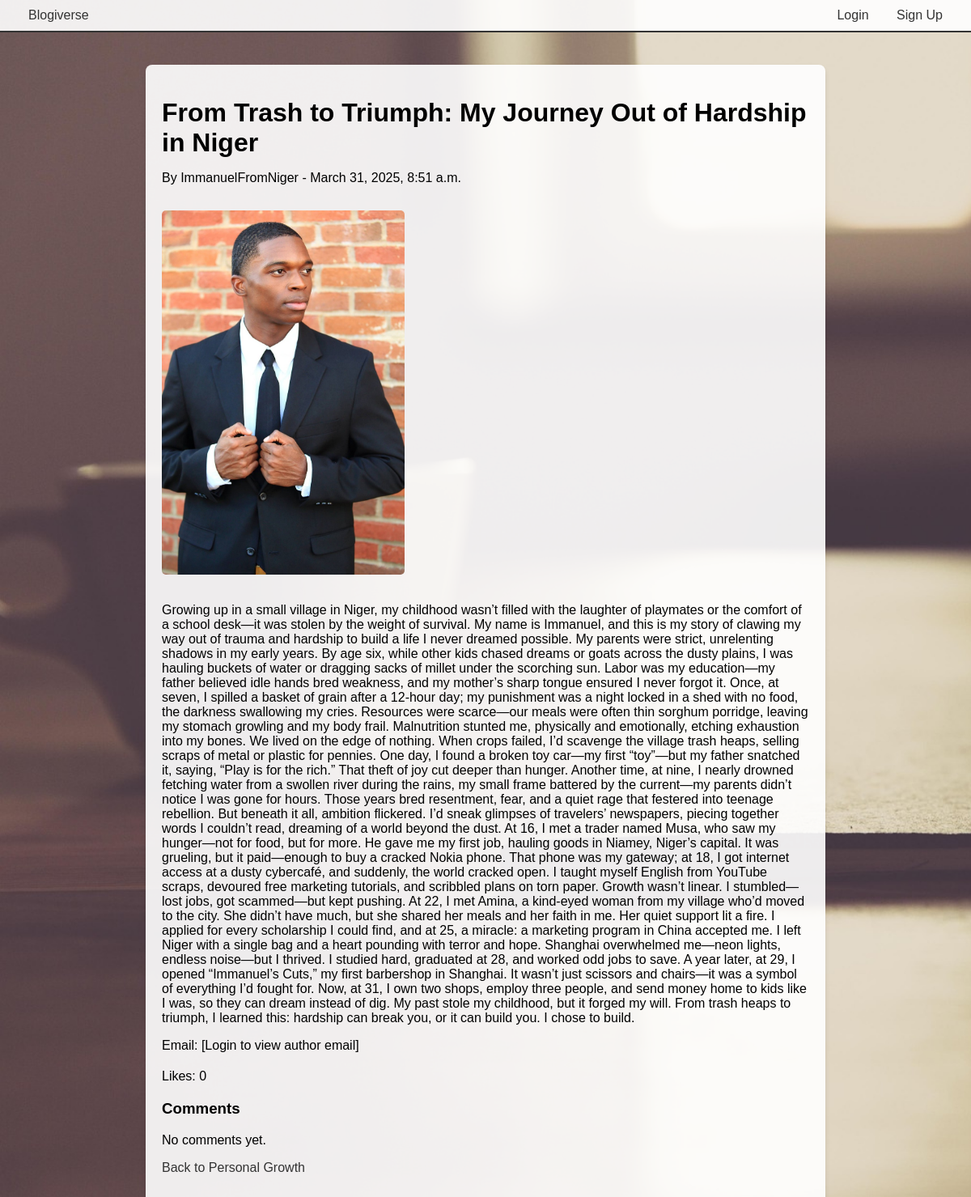
The app's page /blogs/post/2/ with its own data.
### blogs/models.py (models this page shows, shortened)
class BlogPost(models.Model):
    title = models.CharField(max_length=200)
    content = models.TextField()
    author = models.ForeignKey(User, on_delete=models.CASCADE)
    forum = models.ForeignKey(Forum, on_delete=models.CASCADE, default=1)
    created_at = models.DateTimeField(auto_now_add=True)
    photo = models.ImageField(upload_to='blog_photos/', blank=True, null=True)
    likes = models.ManyToManyField(User, related_name='liked_posts', blank=True)

class Forum(models.Model):
    name = models.CharField(max_length=100, unique=True)
    description = models.TextField(blank=True)
    created_at = models.DateTimeField(auto_now_add=True)

### blogs/views.py (the view)
# urls.py: path('blogs/post/<int:post_id>/', views.blog_detail, name='blog_detail'),
def blog_detail(request, post_id):
    post = get_object_or_404(BlogPost, id=post_id)
    return render(request, 'blogs/blog_detail.html', {'post': post})

### templates/blogs/blog_detail.html (shortened to what this page needs)
{% extends 'base.html' %}
{% block content %}
    <div class="post-container">
        <h1>{{ post.title }}</h1>
        <p>By {{ post.author }} - {{ post.created_at }}</p>
        {% if post.photo %}
            <img src="{{ post.photo.url }}" alt="{{ post.author }}'s photo">
        {% endif %}
        <p>{{ post.content }}</p>
        {% if user.is_authenticated %}
            <p>Email: <a href="mailto:{{ post.author.email }}">{{ post.author.email }}</a></p>
        {% else %}
            <p>Email: [Login to view author email]</p>
        {% endif %}
        <div class="likes">
            <p>Likes: {{ post.likes.count }}</p>
        </div>
        <div class="comments">
            <h3>Comments</h3>
            {% for comment in post.comments.all %}
                <div class="comment">
                    <p>{{ comment.content }}</p>
                    <small>By {{ comment.author }} - {{ comment.created_at }}</small>
                </div>
            {% empty %}
                <p>No comments yet.</p>
            {% endfor %}
        </div>
        <p><a href="{% url 'topic_list' forum_name=post.forum.name %}">Back to {{ post.forum.name }}</a></p>
    </div>
{% endblock %}

### templates/base.html (style rules this page uses)
body { font-family: Arial, sans-serif; margin: 0; background-image: url('/static/images/background.jpg'); background-size: cover; min-height: 100vh; }

### templates/blogs/blog_detail.html (style rules this page uses)
body { background-image: url('/static/images/background.jpg'); background-size: cover; min-height: 100vh; margin: 0; }
.post-container { max-width: 800px; margin: 20px auto; padding: 20px; background-color: rgba(255, 255, 255, 0.9); border-radius: 8px; box-shadow: 0 4px 6px rgba(0, 0, 0, 0.1); }
.post-container h1 { margin-bottom: 10px; }
.post-container img { max-width: 300px; max-height: 450px; width: auto; height: auto; border-radius: 5px; margin: 15px 0; }
.post-container a { color: #333; text-decoration: none; }
.likes { margin: 20px 0; }
.comments { margin-top: 20px; }

### records on screen
BlogPost: title "From Trash to Triumph: My Journey Out of Hardship in Niger", author "ImmanuelFromNiger", created_at "March 31, 2025, 8:51 a.m.", photo (picture), content "Growing up in a small village in Niger, my childhood wasn’t filled with the laughter of playmates or the comfort of a school desk—it was stolen by the weight of survival. My name is Immanuel, and this is my story of clawing my way out of trauma and hardship to build a life I never dreamed possible. My parents were strict, unrelenting shadows in my early years. By age six, while other kids chased dreams or goats across the dusty plains, I was hauling buckets of water or dragging sacks of millet under the scorching sun. Labor was my education—my father believed idle hands bred weakness, and my mother’s sharp tongue ensured I never forgot it. Once, at seven, I spilled a basket of grain after a…", likes.count "0", forum.name "Personal Growth"
